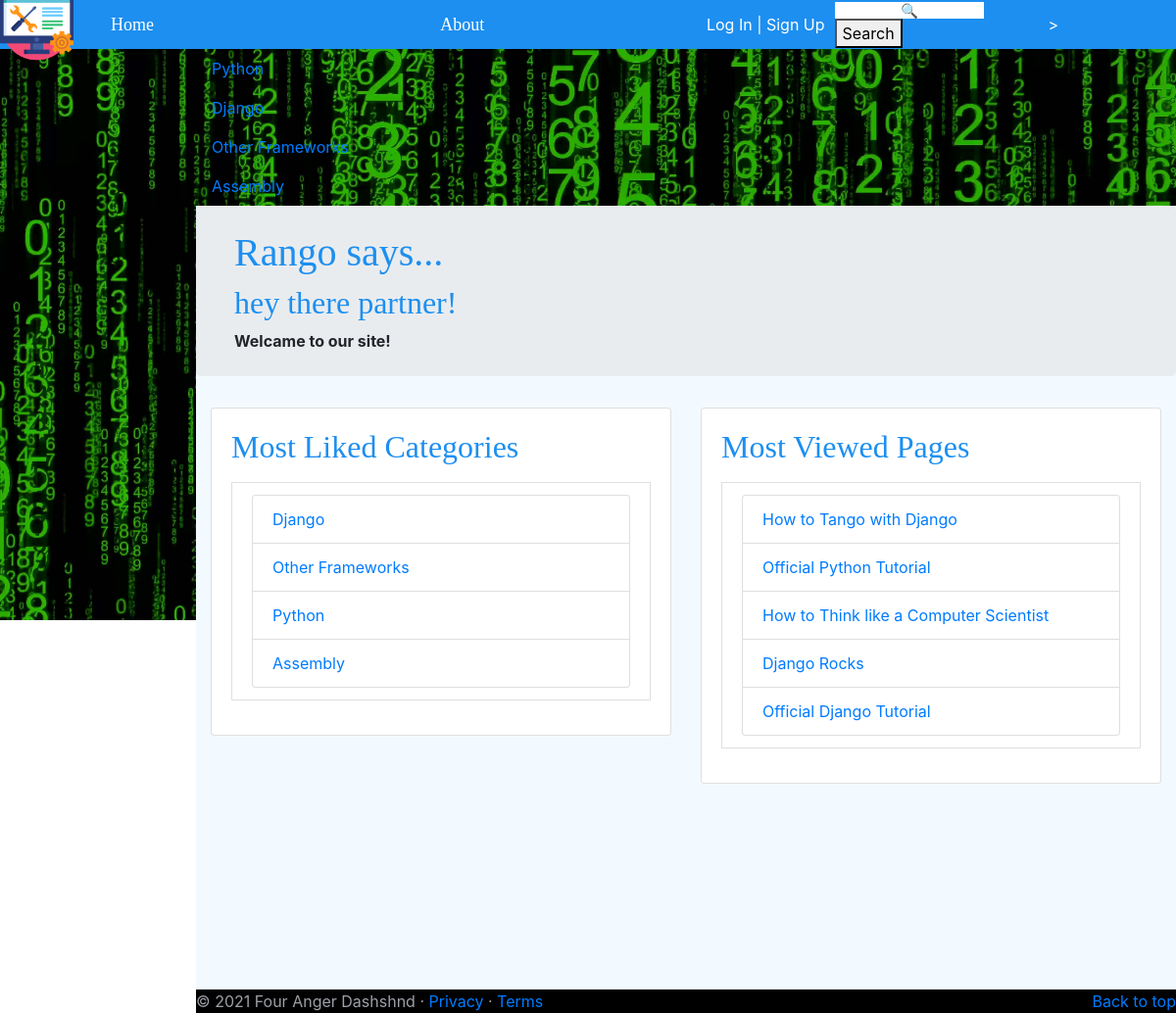
The page / on the database its author committed.
### rango/models.py (models this page shows, shortened)
class Category(models.Model):
    NAME_MAX_LENGTH = 128
    name = models.CharField(max_length=NAME_MAX_LENGTH, unique=True)
    views = models.IntegerField(default=0)
    likes = models.IntegerField(default=0)
    slug = models.SlugField(unique=True)
    class Meta:
        verbose_name_plural = 'Categories'

class Page(models.Model):
    TITLE_MAX_LENGTH = 128
    URL_MAX_LENGTH = 200
    category = models.ForeignKey(Category, on_delete=models.CASCADE)
    title = models.CharField(max_length=TITLE_MAX_LENGTH)
    url = models.URLField()
    views = models.IntegerField(default=0)

### rango/views.py (the view)
# urls.py: path('',views.index,name='index'),
def index(request):
    category_list = Category.objects.order_by('-likes')[:5]
    page_list = Page.objects.order_by('-views')[:5]
    context_dict = {}
    context_dict['boldmessage'] = 'Welcame to our site!'
    context_dict['categories'] = category_list
    context_dict['pages'] = page_list
    response=render(request, 'rango/index.html', context=context_dict)
    return response

### rango/templatetags/rango_template_tags.py (called while the page is built)
@register.inclusion_tag('rango/categories.html')
def get_category_list(current_category=None):
    return {'categories': Category.objects.all(),
            'current_category': current_category}

### templates/rango/index.html (shortened to what this page needs)
{% extends 'rango/base.html' %}
{% load staticfiles %}
{% block body_block %}
<div class="jumbotron p-4">
    <div class="container">
        <h1 class="jumbotron-heading">Rango says...</h1>
        <div>
            <h2 class="h2">
                {% if user.is_authenticated %}
                    howdy {{ user.username }}!
                {% else %}
                    hey there partner!
                {% endif %}
            </h2>
            <strong>{{ boldmessage }}</strong>
        </div>
    </div>
</div>
<div class="container">
    <div class="row">
        <div class="col-md-6">
            <div class="card mb-6">
                <div class="card-body">
                    <h2>Most Liked Categories</h2>
                    <p class="card-text">
                        {% if categories %}
                            <ul  class="list-group-item" class="list-group-item" class="list-group-item">
                                {% for category in categories %}
                                    <li class="list-group-item">
                                        <a href="{% url 'rango:show_category' category.slug %}">{{ category.name }}</a>
                                    </li>
                                {% endfor %}
                            </ul>
                        {% else %}
                            <strong>There are no categories present.</strong>
                        {% endif %}
                    </p>
                </div>
            </div>
        </div>
        <div class="col-md-6">
            <div class="card mb-6">
                <div class="card-body">
                    <h2>Most Viewed Pages</h2>
                    <p class="card-text">
                        {% if pages %}
                            <ul  class="list-group-item">
                                {% for page in pages %}
                                    <li  class="list-group-item">
                                        <a href="{{ page.url }}">{{ page.title }}</a>
                                    </li>
                                {% endfor %}
                            </ul>
                        {% else %}
                            <strong>There are no pages present.</strong>
                        {% endif %}
                    </p>
                </div>
            </div>
        </div>
    </div>
</div>
{% endblock %}

### templates/rango/categories.html (shortened to what this page needs)
<ul class="nav flex-column">
    {% if categories %}
        {% for c in categories %}
            {% if c == current_category %}
                <li class="nav-item">
                    <strong><a class="nav-link active" href="{% url 'rango:show_category' c.slug %}">
                        <span data-feather="archive"></span>{{ c.name }}</a>
                    </strong>
                </li>
            {% else %}
                <li class="nav-item">
                    <a class="nav-link" href="{% url 'rango:show_category' c.slug %}">
                        {{ c.name }}
                    </a>
                </li>
            {% endif %}
        {% endfor %}
    {% else %}
        <li class="nav-item">There are no categories present.</li>
    {% endif %}
</ul>

### static/css/base_styles.css (style rules this page uses)
:root { --base-color: #1d8ff0; --base-background: #ebebeb; --lowlight-subtle: #2E2F33; --highlight-subtle: #9DA0A7; --highlight-medium: #C46B63; --highlight-strong: #FF1493; --highlight-alt: #40d9ff; --foreground-alt: #ffffff; --body-background: #c7c9ce; --header-font:"arial"; --header-small-height: 50px; --footer-height: 100px; }
html, body { height: 100%; }
body { padding-left: 200px; margin: 0; font-family: robotolight, sans-serif; color: var(--base-color); background-color: var(--base-background); background-image: url(../images/background.jpg); background-size: 100%; background-repeat: no-repeat; background-attachment: fixed; }
h1, h2, h3, h4, h5, h6 { font-family: 'Roboto Slab', serif; color: var(--base-color); }
ul { list-style: none; padding-left: 0; margin: 0px; }

### templates/rango/base.html (style rules this page uses)
body { background-image: url('../../static/images/background.jpg'); }

### rows shown on the page
Category: name "Python"
Category: name "Django"
Category: name "Other Frameworks"
Category: name "Assembly"
Page: title "How to Tango with Django"
Page: title "Official Python Tutorial"
Page: title "How to Think like a Computer Scientist"
Page: title "Django Rocks"
Page: title "Official Django Tutorial"

### other values the page prints
{{ boldmessage }} "Welcame to our site!"
